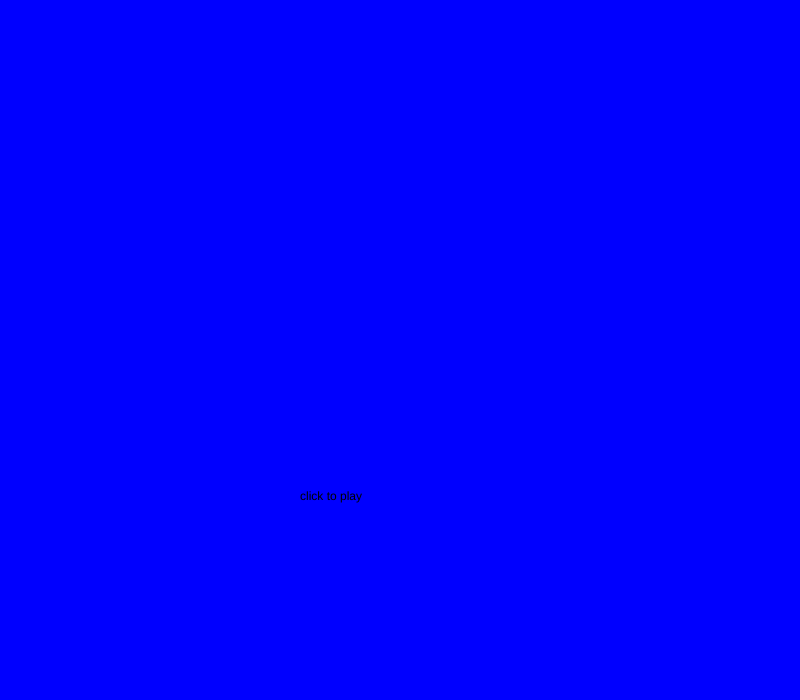
Frame 1 (no input)
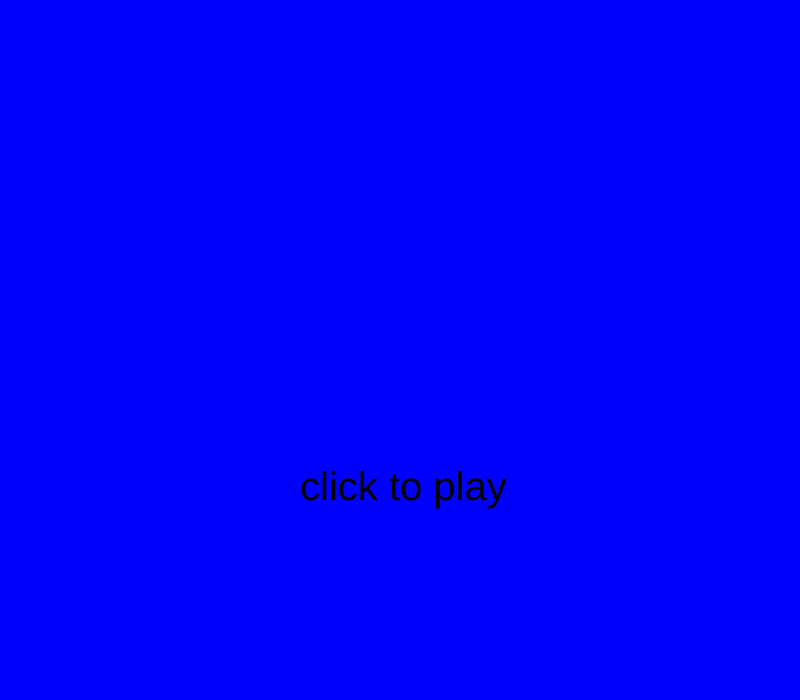
Frame 60 (no input)
Frame 120 (the mouse pressed at the canvas centre since frame 60): identical to frame 60, image omitted

The p5.js sketch that drew these frames (run headless with seeded random() and noise() and a simulated clock; from frame 60 on, the mouse is pressed at the canvas centre):

// p5.js sketch
// ── sketch.js
var cars = [];
var frogPos;
var myState = 0;
var timer = 0;

function setup() {
  createCanvas(800, 700);
  rectMode(CENTER); //or imagemode(CENTER);
  for (var i = 0; i < 5; i++) { //how spawn
    cars.push(new Car());
  }
  frogPos = createVector(width / 2, height - 10);
}



//list of ideas
//how to make object orient in direction of dkeys
//die when you run into certain objects
//it takes heath& makes a noise when you run into something, and when you run out of health you die
// how to make cars avoid you

function draw() {

  switch (myState) {
    case 0: //title screen
      background('blue'); //probably put a picture here
      text("click to play", 300, 500);
      textSize(40);
      break;

    case 1: //game
      game();

      timer++;
      if (timer > 600) {
        myState = 2;
        timer = 0;
      }
      break;

    case 2: //loosing condition
      background('red');
      text("you suck lol", 300, 500);
      textSize(40);
      break;

    case 3: //winning condition
      background('green');
      text("you dont suck", 300, 500);
      textSize(40);
      break;
  }

}

function resetTheGame() {
  cars = []; //clear the array first
  for (var i = 0; i < 5; i++) { //you gotta spawn more cars bb
    cars.push(new Car());
    timer = 0;
  }
}

function Car() {
  //attributes
  this.r = random(255);
  this.g = random(255);
  this.b = random(255);
  this.pos = createVector(random(width), random(width));
  this.vel = createVector(random(-5, 5), random(-5, 5));
  //"this is an engine type?" oh she means attribute


  //methods
  this.display = function() {
    noStroke();
    fill(this.r, this.g, this.b);
    rect(this.pos.x, this.pos.y, 80, 45);
    fill(this.b, this.g, this.r);
    ellipse(this.pos.x - 15, this.pos.y + 25, 20, 20);
    fill(this.b, this.g, this.r);
    ellipse(this.pos.x + 15, this.pos.y + 25, 20, 20);
  }
  this.drive = function() {
    this.pos.add(this.vel);
    if (this.pos.x > width) this.pos.x = 0;
    if (this.pos.x < 0) this.pos.x = width;
    if (this.pos.y > height) this.pos.y = 0;
    if (this.pos.y < 0) this.pos.y = height;
  }
}

function checkForKeys() {
  if (keyIsDown(LEFT_ARROW)) frogPos.x = frogPos.x - 5;
  if (keyIsDown(RIGHT_ARROW)) frogPos.x = frogPos.x + 5;
  if (keyIsDown(UP_ARROW)) frogPos.y = frogPos.y - 5;
  if (keyIsDown(DOWN_ARROW)) frogPos.y = frogPos.y + 5;
} //movement

function game() {
  background(100);
  for (var i = 0; i < cars.length; i++) {
    cars[i].drive();
    cars[i].display();
    //collision detection
    if (cars[i].pos.dist(frogPos) < 50) {
      cars.splice(i, 1);
    }
  }
  if (cars.length == 0) {
    myState = 3; //they won!
    timer = 0;

  }
  //frog
  fill(47, 224, 94);
  ellipse(frogPos.x, frogPos.y, 50, 50);
  checkForKeys(); //this moves the frog
}

function mouseReleased() {
  switch (myState) {
    case 0:
      myState = 1;
      break;

    case 2: //lose state
      myState = 0;
      resetTheGame();
      break;

    case 3: //win state
      myState = 0;
      resetTheGame();
      break;
  }
}
